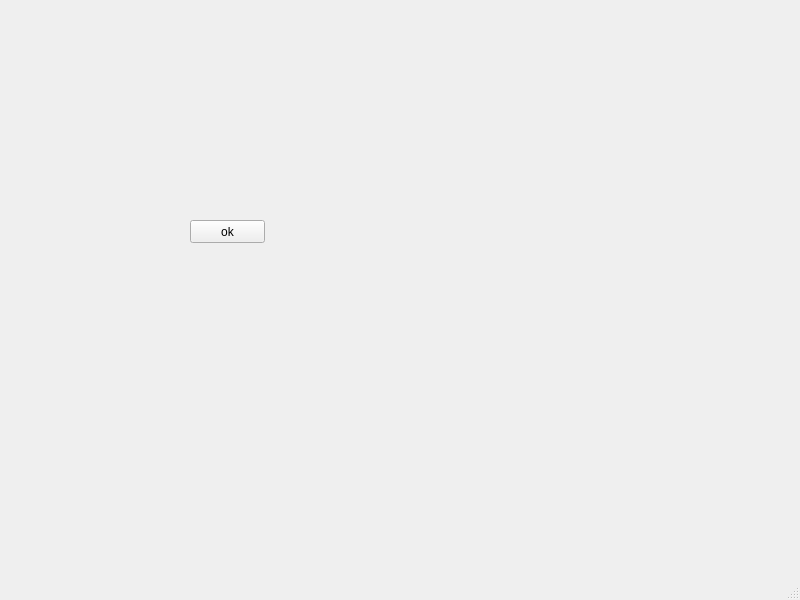
<?xml version="1.0" encoding="UTF-8"?>
<ui version="4.0">
 <class>MainWindow</class>
 <widget class="QMainWindow" name="MainWindow">
  <property name="geometry">
   <rect>
    <x>0</x>
    <y>0</y>
    <width>800</width>
    <height>600</height>
   </rect>
  </property>
  <property name="windowTitle">
   <string>MainWindow</string>
  </property>
  <widget class="QWidget" name="centralwidget">
   <widget class="QPushButton" name="pushButton_ok">
    <property name="geometry">
     <rect>
      <x>190</x>
      <y>220</y>
      <width>75</width>
      <height>23</height>
     </rect>
    </property>
    <property name="text">
     <string>ok</string>
    </property>
   </widget>
  </widget>
  <widget class="QMenuBar" name="menubar">
   <property name="geometry">
    <rect>
     <x>0</x>
     <y>0</y>
     <width>800</width>
     <height>21</height>
    </rect>
   </property>
  </widget>
  <widget class="QStatusBar" name="statusbar"/>
 </widget>
 <resources/>
 <connections/>
</ui>
